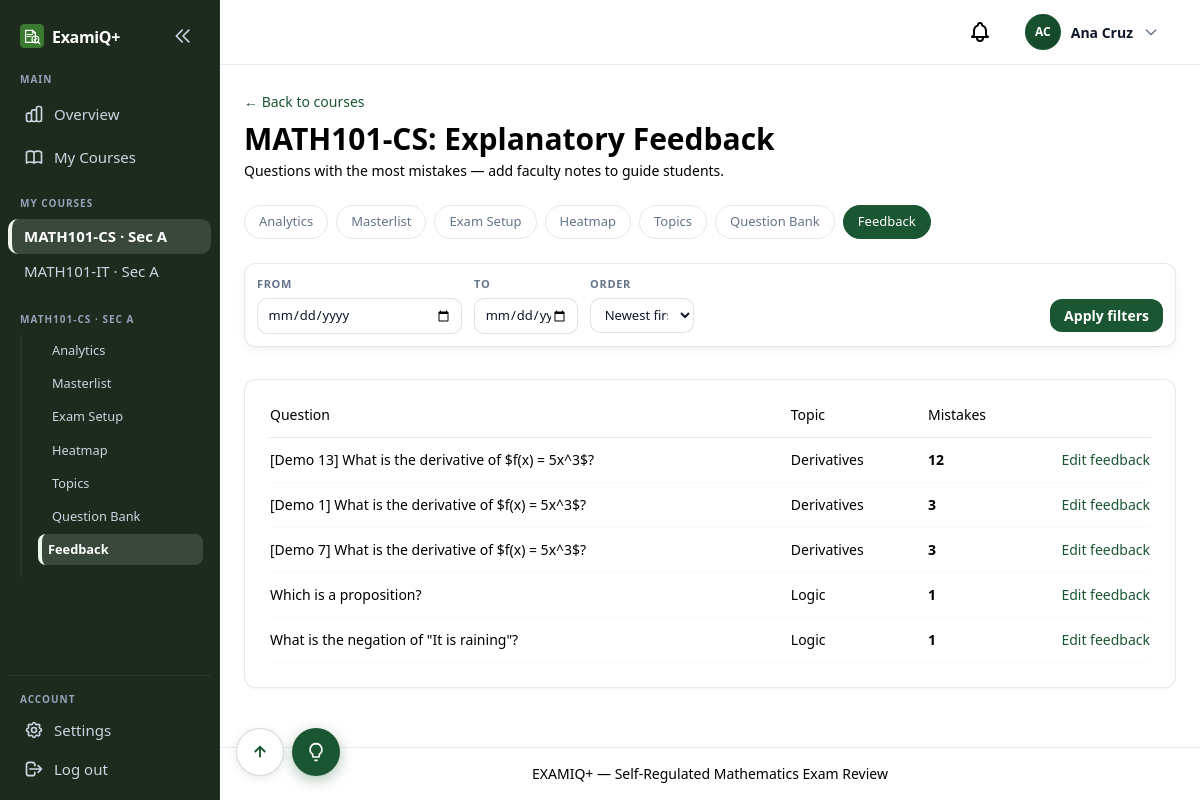
Page /professor/courses/1/feedback/ (signed in) on the earlier database version.
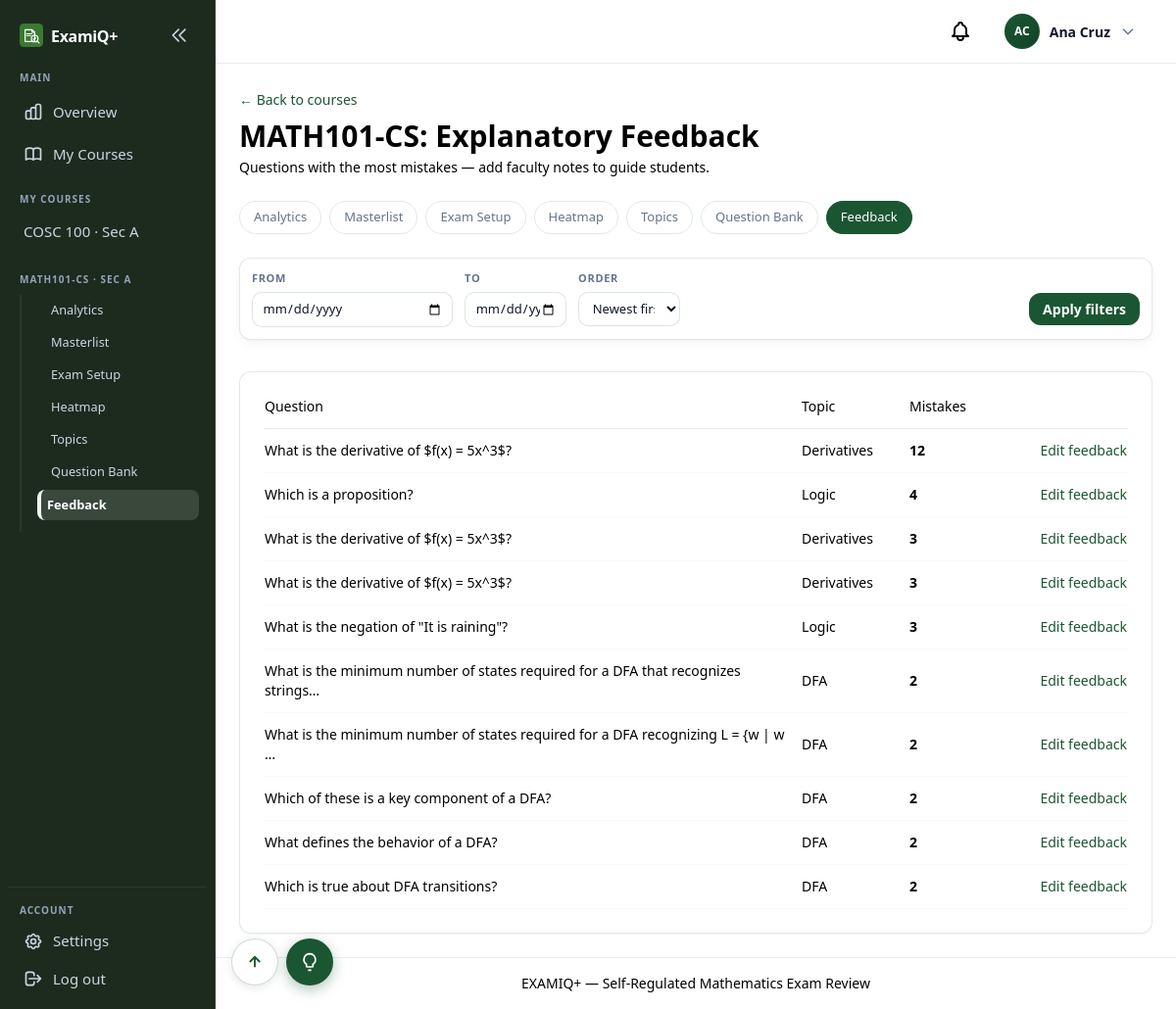
Same page on the later database version.
### apps/users/models.py (models this page shows, shortened)
class Course(models.Model):
    program = models.ForeignKey(
        Program,
        on_delete=models.PROTECT,
        related_name="course_offerings",
    )
    code = models.CharField(max_length=20)
    name = models.CharField(max_length=200)
    term = models.CharField(max_length=50, default="1st Sem")
    academic_year = models.CharField(max_length=20, default="2026")
    section = models.CharField(max_length=20, default="A")
    is_archived = models.BooleanField(default=False)
    professor = models.ForeignKey(
        User,
        on_delete=models.SET_NULL,
        null=True,
        blank=True,
        related_name="courses_taught",
        limit_choices_to={"role": User.Role.PROFESSOR},
    )
    class Meta:
        verbose_name = "Course"
        verbose_name_plural = "Courses"
        ordering = ["-academic_year", "term", "code"]
        unique_together = [["code", "program", "term", "academic_year", "section"]]
    @property
    def display_label(self) -> str:
        prof = self.professor.get_full_name() if self.professor else "TBA"
        section_part = f"Sec {self.section}, " if self.section else ""
        return f"{self.code} {self.name}, {section_part}{prof}, {self.term} {self.academic_year}"

### apps/questions/models.py (models this page shows, shortened)
class Question(TimeStampedModel):
    class Difficulty(models.TextChoices):
        EASY = "easy", "Beginner"
        MEDIUM = "medium", "Intermediate"
        HARD = "hard", "Advanced"
    class QuestionType(models.TextChoices):
        MCQ = "mcq", "Multiple Choice"
        NUMERIC = "numeric", "Numeric Answer"
    class Status(models.TextChoices):
        DRAFT = "draft", "Draft"
        PENDING = "pending", "Pending Review"
        APPROVED = "approved", "Approved"
        REJECTED = "rejected", "Rejected"
    topic = models.ForeignKey(
        Topic,
        on_delete=models.CASCADE,
        related_name="questions",
    )
    difficulty = models.CharField(
        max_length=10,
        choices=Difficulty.choices,
        default=Difficulty.MEDIUM,
    )
    question_type = models.CharField(
        max_length=10,
        choices=QuestionType.choices,
        default=QuestionType.MCQ,
    )
    stem = models.TextField(help_text="Question text. Supports LaTeX with $...$ delimiters.")
    concept_tag = models.CharField(
        max_length=500,
        blank=True,
        help_text="Short concept label or AI-generated explanation summary.",
    )
    correct_answer = models.DecimalField(
        max_digits=20,
        decimal_places=6,
        null=True,
        blank=True,
        help_text="Correct numeric answer (for numeric questions only).",
    )
    tolerance = models.DecimalField(
        max_digits=10,
        decimal_places=6,
        default=Decimal("0.01"),
        help_text="Acceptable deviation for numeric answers.",
    )
    is_active = models.BooleanField(default=True)
    status = models.CharField(
        max_length=20,
        choices=Status.choices,
        default=Status.APPROVED,
    )
    proposed_by = models.ForeignKey(
        settings.AUTH_USER_MODEL,
        on_delete=models.SET_NULL,
        null=True,
        blank=True,
        related_name="proposed_questions",
    )
    reviewed_by = models.ForeignKey(
        settings.AUTH_USER_MODEL,
        on_delete=models.SET_NULL,
        null=True,
        blank=True,
        related_name="reviewed_questions",
    )
    reviewed_at = models.DateTimeField(null=True, blank=True)
    rejection_note = models.TextField(blank=True)
    class Meta:
        verbose_name = "Question"
        verbose_name_plural = "Questions"
        ordering = ["topic__name", "difficulty"]

class Topic(TimeStampedModel):
    subject = models.ForeignKey(
        Subject,
        on_delete=models.CASCADE,
        related_name="topics",
    )
    name = models.CharField(max_length=200)
    parent = models.ForeignKey(
        "self",
        on_delete=models.CASCADE,
        null=True,
        blank=True,
        related_name="subtopics",
    )
    class Meta:
        verbose_name = "Topic"
        verbose_name_plural = "Topics"
        ordering = ["subject__code", "name"]
        unique_together = [["subject", "name"]]

### apps/reviews/views_professor_feedback.py (the view)
class FeedbackListView(ProfessorCourseMixin, ListView):
    model = Question
    template_name = "professor/feedback/list.html"
    context_object_name = "questions"
    paginate_by = 25
    def get_queryset(self):
        queryset = (
            Question.objects.filter(
                topic__subject__program=self.course.program,
                is_active=True,
                status=Question.Status.APPROVED,
            )
            .select_related("topic")
            .annotate(mistake_count=Count("mistake_records"))
            .filter(mistake_count__gt=0)
        )
        queryset = apply_date_range(queryset, self.request, "created")
        return apply_sort(
            queryset,
            self.request,
            newest_field="-mistake_count",
            oldest_field="mistake_count",
            default="newest",
        )
    def get_context_data(self, **kwargs):
        context = super().get_context_data(**kwargs)
        context["active_tab"] = "feedback"
        filter_names = ["date_from", "date_to", "sort"]
        context["filter_form_fields"] = build_filter_fields(
            self.request,
            STANDARD_DATE_SORT_FILTER_SPECS,
        )
        context["filter_has_active"] = has_active_filters(self.request, filter_names)
        context["filter_bar_compact"] = True
        return context

### templates/professor/feedback/list.html (shortened to what this page needs)
{% extends "base.html" %}
{% block content %}
<div class="mb-6">
    <a href="{% url 'analytics_professor:dashboard' %}" class="text-link">&larr; Back to courses</a>
    <h1 class="text-3xl font-bold text-examiq-navy mt-2">{{ course.code }}: Explanatory Feedback</h1>
    <p class="text-examiq-slate text-sm mt-1">Questions with the most mistakes — add faculty notes to guide students.</p>
</div>
{% include "components/professor_course_nav.html" with course=course active_tab=active_tab %}
<div class="bento-grid mb-4">
    {% include "components/filter_bar.html" %}
</div>
<div class="bento-card p-6 overflow-x-auto shadow-sm">
    {% if questions %}
    <table class="w-full text-sm">
        <thead>
            <tr class="text-left text-examiq-slate border-b border-slate-200">
                <th class="pb-3 pr-4 font-medium">Question</th>
                <th class="pb-3 pr-4 font-medium">Topic</th>
                <th class="pb-3 pr-4 font-medium w-24">Mistakes</th>
                <th class="pb-3 font-medium w-32"></th>
            </tr>
        </thead>
        <tbody>
            {% for question in questions %}
            <tr class="border-b border-slate-50 hover:bg-slate-50/60 transition-colors">
                <td class="py-3 pr-4 text-examiq-navy max-w-md">{{ question.stem|truncatechars:80 }}</td>
                <td class="py-3 pr-4 text-examiq-slate">{{ question.topic.name }}</td>
                <td class="py-3 pr-4 text-examiq-mistake font-semibold">{{ question.mistake_count }}</td>
                <td class="py-3 text-right">
                    <a href="{% url 'analytics_professor:feedback_edit' course.pk question.pk %}" class="text-link text-sm font-medium">Edit feedback</a>
                </td>
            </tr>
            {% endfor %}
        </tbody>
    </table>
    {% else %}
    {% include "components/empty_state.html" with title="No high-mistake questions yet" body="When students miss questions often, they'll appear here so you can refine explanations." %}
    {% endif %}
</div>
{% endblock %}

### templates/components/sidebar.html (shortened to what the changed rows need)
{% if user.is_authenticated %}
<aside id="app-sidebar" class="app-sidebar">
    <div class="app-sidebar-inner">
        <nav class="app-sidebar-nav" aria-label="Main navigation">
            {% if user.role == "student" %}
                <p class="sidebar-section-label">Main</p>
                <a href="{% url 'analytics_student:dashboard' %}" title="Dashboard"
                   class="sidebar-link {% if request.resolver_match.url_name == 'dashboard' and request.resolver_match.namespace == 'analytics_student' %}sidebar-link-active{% endif %}"
                   aria-label="Dashboard">
                    <svg class="sidebar-icon" fill="none" stroke="currentColor" viewBox="0 0 24 24" aria-hidden="true"><path stroke-linecap="round" stroke-linejoin="round" stroke-width="2" d="M4 6a2 2 0 012-2h2a2 2 0 012 2v2a2 2 0 01-2 2H6a2 2 0 01-2-2V6zM14 6a2 2 0 012-2h2a2 2 0 012 2v2a2 2 0 01-2 2h-2a2 2 0 01-2-2V6zM4 16a2 2 0 012-2h2a2 2 0 012 2v2a2 2 0 01-2 2H6a2 2 0 01-2-2v-2zM14 16a2 2 0 012-2h2a2 2 0 012 2v2a2 2 0 01-2 2h-2a2 2 0 01-2-2v-2z"/></svg>
                    <span class="sidebar-label">Dashboard</span>
                </a>
                <a href="{% url 'reviews:setup' %}" title="Start Review"
                   class="sidebar-link {% if request.resolver_match.url_name == 'setup' %}sidebar-link-active{% endif %}"
                   aria-label="Start Review">
                    <svg class="sidebar-icon" fill="none" stroke="currentColor" viewBox="0 0 24 24" aria-hidden="true"><path stroke-linecap="round" stroke-linejoin="round" stroke-width="2" d="M12 8v4l3 3m6-3a9 9 0 11-18 0 9 9 0 0118 0z"/></svg>
                    <span class="sidebar-label">Start Review</span>
                </a>
                <p class="sidebar-section-label">Insights</p>
                <a href="{% url 'analytics_student:session_history' %}" title="Session History"
                   class="sidebar-link {% if request.resolver_match.url_name == 'session_history' %}sidebar-link-active{% endif %}"
                   aria-label="Session History">
                    <svg class="sidebar-icon" fill="none" stroke="currentColor" viewBox="0 0 24 24" aria-hidden="true"><path stroke-linecap="round" stroke-linejoin="round" stroke-width="2" d="M12 8v4l3 3m6-3a9 9 0 11-18 0 9 9 0 0118 0z"/></svg>
                    <span class="sidebar-label">Session History</span>
                </a>
                <a href="{% url 'analytics_student:mistakes' %}" title="Mistakes"
                   class="sidebar-link {% if request.resolver_match.url_name == 'mistakes' %}sidebar-link-active{% endif %}"
                   aria-label="Mistakes">
                    <svg class="sidebar-icon" fill="none" stroke="currentColor" viewBox="0 0 24 24" aria-hidden="true"><path stroke-linecap="round" stroke-linejoin="round" stroke-width="2" d="M12 9v2m0 4h.01m-6.938 4h13.856c1.54 0 2.502-1.667 1.732-3L13.732 4c-.77-1.333-2.694-1.333-3.464 0L3.34 16c-.77 1.333.192 3 1.732 3z"/></svg>
                    <span class="sidebar-label">Mistakes</span>
                </a>
                <a href="{% url 'analytics_student:mistake_patterns' %}" title="Weak Areas"
                   class="sidebar-link {% if request.resolver_match.url_name == 'mistake_patterns' %}sidebar-link-active{% endif %}"
                   aria-label="Weak Areas">
                    <svg class="sidebar-icon" fill="none" stroke="currentColor" viewBox="0 0 24 24" aria-hidden="true"><path stroke-linecap="round" stroke-linejoin="round" stroke-width="2" d="M9 19v-6a2 2 0 00-2-2H5a2 2 0 00-2 2v6a2 2 0 002 2h2a2 2 0 002-2zm0 0V9a2 2 0 012-2h2a2 2 0 012 2v10m-6 0a2 2 0 002 2h2a2 2 0 002-2m0 0V5a2 2 0 012-2h2a2 2 0 012 2v14a2 2 0 01-2 2h-2a2 2 0 01-2-2z"/></svg>
                    <span class="sidebar-label">Weak Areas</span>
                </a>
                <a href="{% url 'analytics_student:topic_progress' %}" title="Topic Progress"
                   class="sidebar-link {% if request.resolver_match.url_name == 'topic_progress' %}sidebar-link-active{% endif %}"
                   aria-label="Topic Progress">
                    <svg class="sidebar-icon" fill="none" stroke="currentColor" viewBox="0 0 24 24" aria-hidden="true"><path stroke-linecap="round" stroke-linejoin="round" stroke-width="2" d="M13 7h8m0 0v8m0-8l-8 8-4-4-6 6"/></svg>
                    <span class="sidebar-label">Topic Progress</span>
                </a>
            {% elif user.role == "professor" %}
                <p class="sidebar-section-label">Main</p>
                <a href="{% url 'analytics_professor:overview' %}" title="Overview"
                   class="sidebar-link {% if request.resolver_match.url_name == 'overview' %}sidebar-link-active{% endif %}"
                   aria-label="Overview">
                    <span class="sidebar-label">Overview</span>
                </a>
                <a href="{% url 'analytics_professor:course_list' %}" title="My Courses"
                   class="sidebar-link {% if request.resolver_match.url_name == 'course_list' or request.resolver_match.url_name == 'course_create' %}sidebar-link-active{% endif %}"
                   aria-label="My Courses">
                    <span class="sidebar-label">My Courses</span>
                </a>
                {% if professor_courses %}
                <p class="sidebar-section-label sidebar-course-label">My courses</p>
                <div class="sidebar-course-list">
                    {% for course in professor_courses %}
                    <a href="{% url 'analytics_professor:course_detail' course.pk %}" title="{{ course.display_label }}"
                       class="sidebar-link sidebar-link-compact {% if sidebar_course.pk == course.pk %}sidebar-link-active{% endif %}">
                        <span class="sidebar-label">{% if course.section %}{{ course.code }} · Sec {{ course.section }}{% else %}{{ course.code }}{% endif %}</span>
                    </a>
                    {% endfor %}
                </div>
                {% endif %}
                {% if sidebar_course %}
                <p class="sidebar-section-label sidebar-course-label">{% if sidebar_course.section %}{{ sidebar_course.code }} · Sec {{ sidebar_course.section }}{% else %}{{ sidebar_course.code }}{% endif %}</p>
                <nav class="sidebar-subnav" aria-label="Course navigation">
                    <a href="{% url 'analytics_professor:course_detail' sidebar_course.pk %}"
                       class="sidebar-subnav-link {% if request.resolver_match.url_name == 'course_detail' %}sidebar-subnav-link-active{% endif %}">Analytics</a>
                    <a href="{% url 'analytics_professor:course_roster' sidebar_course.pk %}"
                       class="sidebar-subnav-link {% if request.resolver_match.url_name == 'course_roster' or request.resolver_match.url_name == 'student_detail' %}sidebar-subnav-link-active{% endif %}">Masterlist</a>
                    <a href="{% url 'analytics_professor:exam_setup' sidebar_course.pk %}"
                       class="sidebar-subnav-link {% if 'exam_setup' in request.resolver_match.url_name %}sidebar-subnav-link-active{% endif %}">Exam Setup</a>
                    <a href="{% url 'analytics_professor:course_heatmap' sidebar_course.pk %}"
                       class="sidebar-subnav-link {% if request.resolver_match.url_name == 'course_heatmap' %}sidebar-subnav-link-active{% endif %}">Heatmap</a>
                    <a href="{% url 'analytics_professor:topic_list' sidebar_course.pk %}"
                       class="sidebar-subnav-link {% if request.resolver_match.url_name == 'topic_list' or 'topic_' in request.resolver_match.url_name %}sidebar-subnav-link-active{% endif %}">Topics</a>
                    <a href="{% url 'analytics_professor:question_list' sidebar_course.pk %}"
                       class="sidebar-subnav-link {% if 'question' in request.resolver_match.url_name %}sidebar-subnav-link-active{% endif %}">Question Bank</a>
                    <a href="{% url 'analytics_professor:feedback_list' sidebar_course.pk %}"
                       class="sidebar-subnav-link {% if 'feedback' in request.resolver_match.url_name %}sidebar-subnav-link-active{% endif %}">Feedback</a>
                </nav>
                {% endif %}
            {% endif %}
        </nav>
    </div>
</aside>
{% endif %}

Differences in the rows shown:
no longer on this page (row unchanged): Course: code "MATH101-IT", section "A"
no longer on one of the page's lists (row unchanged): Course: code "MATH101-CS", section "A"
added Course: code "COSC 100", section "A"
changed Question (number 1 of 10 on the later page): stem "[Demo 13] What is the derivative of $f(x) = 5x^3$?" → "What is the derivative of $f(x) = 5x^3$?"
shown differently, row unchanged: Question "Which is a proposition?": mistake_count "1" → "4"; moves up the list
changed Question (number 3 of 10 on the later page): stem "[Demo 1] What is the derivative of $f(x) = 5x^3$?" → "What is the derivative of $f(x) = 5x^3$?"
changed Question (number 4 of 10 on the later page): stem "[Demo 7] What is the derivative of $f(x) = 5x^3$?" → "What is the derivative of $f(x) = 5x^3$?"
computed for Question "What is the negation of \"It is raining\"?": mistake_count "1" → "3"
added Question: stem "What is the minimum number of states required for a DFA that recognizes strings…", topic.name "DFA", mistake_count "2"
added Question: stem "What is the minimum number of states required for a DFA recognizing L = {w | w …", topic.name "DFA", mistake_count "2"
added Question: stem "Which of these is a key component of a DFA?", topic.name "DFA", mistake_count "2"
added Question: stem "What defines the behavior of a DFA?", topic.name "DFA", mistake_count "2"
added Question: stem "Which is true about DFA transitions?", topic.name "DFA", mistake_count "2"
